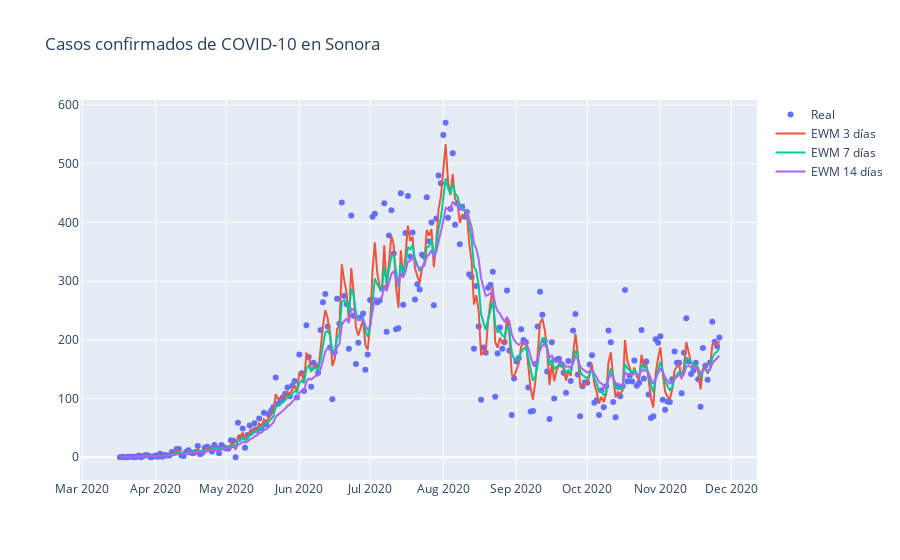

Notebook source saved alongside this figure:
### Markdown cell above
### Medias moviles exponenciales

### Code cell
confirmados["ewm 3"] = confirmados.CASOS.ewm(span=3).mean()
confirmados["ewm 7"] = confirmados.CASOS.ewm(span=7).mean()
confirmados["ewm 14"] = confirmados.CASOS.ewm(span=14).mean()

fig = go.Figure(
).add_scatter(
    x=confirmados.index,
    y=confirmados["CASOS"],
    mode='markers',
    name="Real"
).add_scatter(
    x=confirmados.index,
    y=confirmados["ewm 3"],
    hovertemplate="%{y:.1f}",
    name="EWM 3 días"
).add_scatter(
    x=confirmados.index,    
    y=confirmados["ewm 7"],
    hovertemplate="%{y:.1f}",
    name="EWM 7 días"
).add_scatter(
    x=confirmados.index,
    y=confirmados["ewm 14"],
    hovertemplate="%{y:.1f}",
    name="EWM 14 días"
).update_layout(
    title='Casos confirmados de COVID-10 en Sonora'
).show()

### Figure 1 — Plotly figure (JSON) as saved in the notebook; plotly's stock layout.template omitted (floating-point values rounded to 4 significant figures; data arrays with more than 128 entries replaced by an {"elided": "..."} marker saying what was removed)
{"data": [{"mode": "markers", "name": "Real", "type": "scatter", "x": {"elided": "256 str values"}, "y": {"elided": "256 int values"}}, {"hovertemplate": "%{y:.1f}", "name": "EWM 3 días", "type": "scatter", "x": {"elided": "256 str values"}, "y": {"elided": "256 float values"}}, {"hovertemplate": "%{y:.1f}", "name": "EWM 7 días", "type": "scatter", "x": {"elided": "256 str values"}, "y": {"elided": "256 float values"}}, {"hovertemplate": "%{y:.1f}", "name": "EWM 14 días", "type": "scatter", "x": {"elided": "256 str values"}, "y": {"elided": "256 float values"}}], "layout": {"title": {"text": "Casos confirmados de COVID-10 en Sonora"}}}
